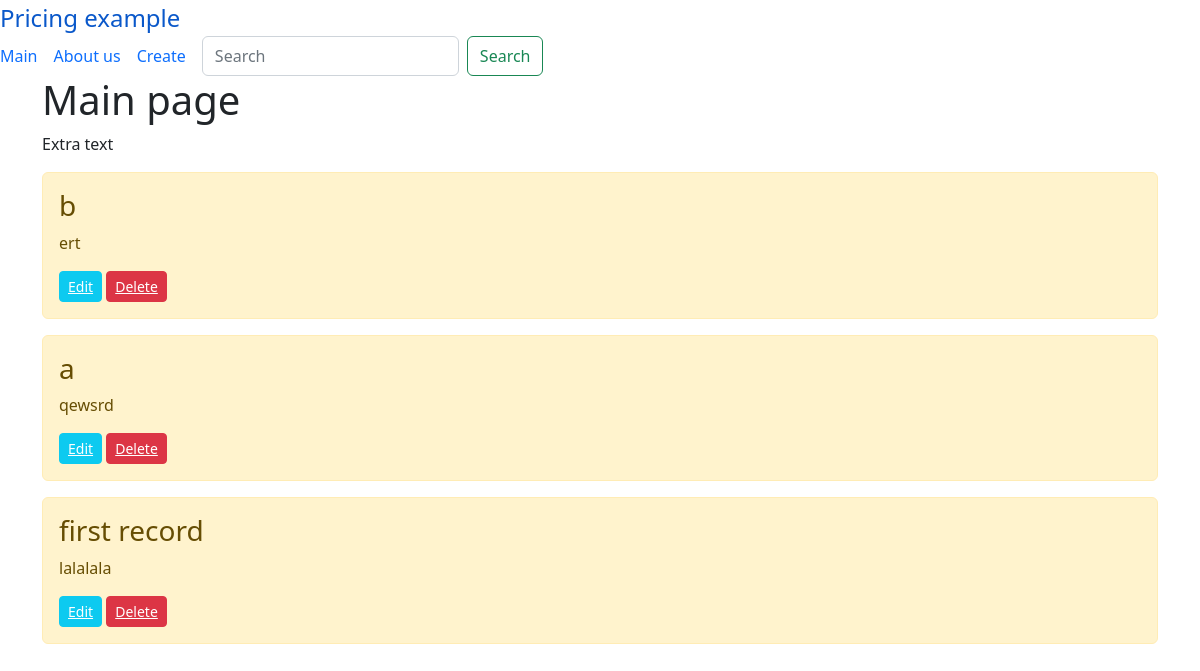
The app's page /, older data.
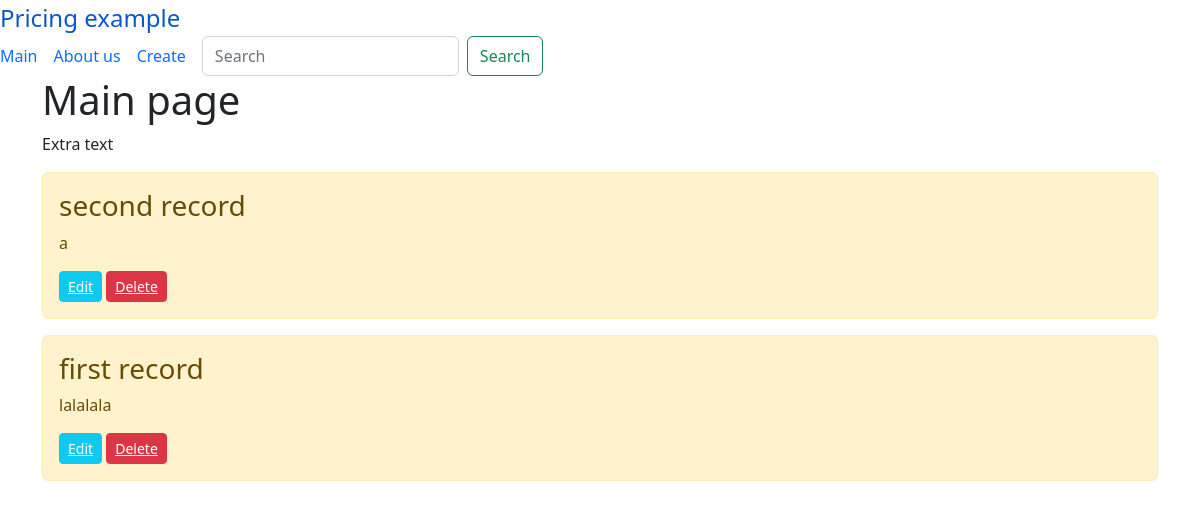
The same page, newer data.
### main/models.py (models this page shows, shortened)
class Task(models.Model):
    title = models.CharField('Name', max_length=50)
    task = models.TextField('Description')

### main/views.py (the view)
# urls.py: path('', views.index, name='home'),
def index(request):
    if request.method == 'POST':
        title_to_search = request.POST.get('title')
        tasks = Task.objects.filter(title__icontains=title_to_search)
        return render(request, 'main/index.html', {'title': 'Main page', 'task': tasks, 'query': title_to_search})
    else:
        tasks = Task.objects.order_by('-id')
        return render(request, 'main/index.html', {'title': 'Main page', 'task': tasks})

### main/templates/main/index.html (shortened to what this page needs)
{% extends 'main/base.html' %}
 {% block content %}
     <h1>Main page</h1>
    <p>Extra text</p>
     {% if task %}
    {% for el in task %}
        <div class="alert alert-warning mt-2">
            <h3>{{ el.title }}</h3>
            <p>{{ el.task }}</p>
            <button type="button" class="btn btn-info btn-sm">
                <a href="{% url 'update' task_id=el.id %}" style="color:white">
                     Edit
                </a>
            </button>
        <button type="button" class="btn btn-danger btn-sm">
                <a href="{% url 'delete' task_id=el.id %}" style="color:white">
                    Delete
                </a>
            </button>
        </div>
    {% endfor %}
{% else %}
    <p>No tasks found</p>
{% endif %}
{% endblock %}

### main/templates/main/base.html (shortened to what this page needs)
<!doctype html>
<html lang="en">
<head>
    <link rel="stylesheet" href="https://cdn.jsdelivr.net/npm/bootstrap@5.2.3/dist/css/bootstrap.min.css">
</head>
<body>
      <a href="/" class="d-flex align-items-center link-body-emphasis text-decoration-none">
        <span class="fs-4">Pricing example</span>
      </a>
      <nav class="d-inline-flex mt-2 mt-md-0 ms-md-auto">
        <a class="me-3 py-2 link-body-emphasis text-decoration-none" href="/">Main</a>
        <a class="me-3 py-2 link-body-emphasis text-decoration-none" href="/aboutus">About us</a>
          <a class="me-3 py-2 link-body-emphasis text-decoration-none" href="/create">Create</a>
        <form class="d-flex" role="search" method="post">
            <input class="form-control me-2" type="search" name="title" placeholder="Search" aria-label="Search">
            <button class="btn btn-outline-success" type="submit">
                 Search
            </button>
        </form>
      </nav>
    <div class="container">
        {% block content %}{% endblock %}
    </div>
</body>
</html>

Row changes from the older to the newer data that the page shows:
removed Task: title "b", task "ert"
removed Task: title "a", task "qewsrd"
added Task: title "second record", task "a"
